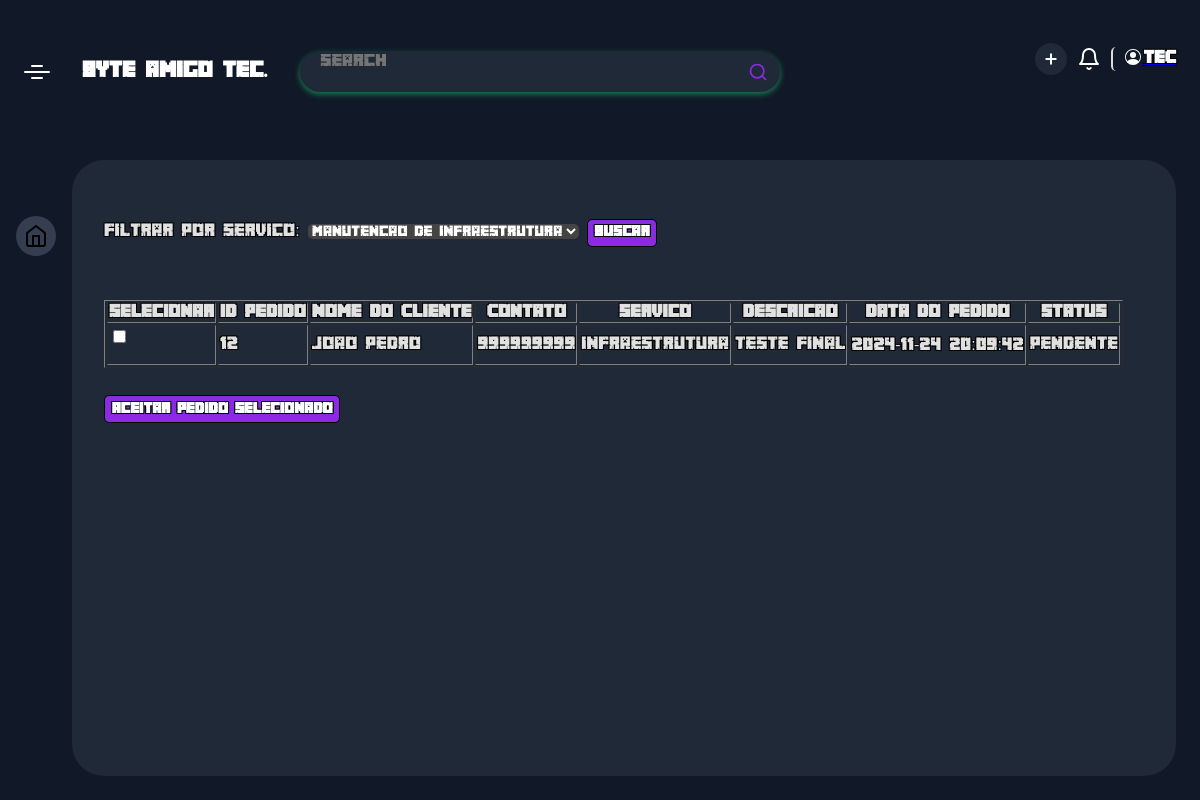
/tecnico.php?servico=infraestrutura, run on the app's committed database.
### tables this page shows
CREATE TABLE `pedidos` (
  `id` int(11) NOT NULL,
  `ID_usuario` int(11) DEFAULT NULL,
  `servico` varchar(50) NOT NULL,
  `descricao` text DEFAULT NULL,
  `data_pedido` timestamp NOT NULL DEFAULT current_timestamp(),
  `ID_tecnico` int(11) DEFAULT NULL,
  `Status` varchar(30) NOT NULL
);

CREATE TABLE `usuario` (
  `ID_usuario` int(255) NOT NULL,
  `Nome` varchar(255) DEFAULT NULL,
  `Email` varchar(255) NOT NULL,
  `telefone` int(11) DEFAULT NULL,
  `Administrator` bit(1) DEFAULT NULL,
  `senha` varchar(255) NOT NULL
);

### tecnico.php (the view, shortened to what this page needs)
<?php
include 'conectar.php';
$servicoFiltro = $_GET['servico'] ?? '';
$query = "
    SELECT
        pedidos.id,
        usuario.Nome,
        usuario.telefone,
        pedidos.status,
        pedidos.servico,
        pedidos.ID_usuario,
        pedidos.data_pedido,
        pedidos.descricao
    FROM
        pedidos
    INNER JOIN
        usuario ON pedidos.ID_usuario = usuario.ID_usuario
    WHERE 1=1
";
$params = [];
if (!empty($servicoFiltro)) {
    $query .= " AND pedidos.servico = ?";
    $params[] = $servicoFiltro;
}
$query .= " ORDER BY pedidos.data_pedido DESC";
$stmt = $pdo->prepare($query);
$stmt->execute($params);
$pedidos = $stmt->fetchAll();
?>
<!DOCTYPE html>
<html lang="en">
<head>
    <link rel="stylesheet" href="./css/dashboard.css">
    <link rel="stylesheet" href="./css/button.css">
</head>
<body>
    <div class="app-container">
        <div class="app-header">
        <div class="app-header-left">
        <span class="app-icon"></span>
        <p class="app-name">byte amigo tec.</p>
        <div class="search-wrapper">
        <input class="search-input" type="text" placeholder="Search">
        <svg xmlns="http://www.w3.org/2000/svg" width="20" height="20" fill="none" stroke="currentColor" stroke-linecap="round" stroke-linejoin="round" stroke-width="2" class="feather feather-search" viewBox="0 0 24 24">
        <defs></defs>
        <circle cx="11" cy="11" r="8"></circle>
        <path d="M21 21l-4.35-4.35"></path>
        </svg>
        </div>
        </div>
        <div class="app-header-right">
        <button class="add-btn" title="Add New Project">
        <svg class="btn-icon" xmlns="http://www.w3.org/2000/svg" width="16" height="16" viewBox="0 0 24 24" fill="none" stroke="currentColor" stroke-width="3" stroke-linecap="round" stroke-linejoin="round" class="feather feather-plus">
        <line x1="12" y1="5" x2="12" y2="19" />
        <line x1="5" y1="12" x2="19" y2="12" /></svg>
        </button>
        <button class="notification-btn">
        <svg xmlns="http://www.w3.org/2000/svg" width="24" height="24" viewBox="0 0 24 24" fill="none" stroke="currentColor" stroke-width="2" stroke-linecap="round" stroke-linejoin="round" class="feather feather-bell">
        <path d="M18 8A6 6 0 0 0 6 8c0 7-3 9-3 9h18s-3-2-3-9" />
        <path d="M13.73 21a2 2 0 0 1-3.46 0" /></svg>
        </button>
        <a href="editcar.php"><button   class="profile-btn">
        <span>TEC</span>
        </button></a>
        </div>
        </div>
        <div class="app-content">
        <div class="app-sidebar">
        <a href="" class="app-sidebar-link active">
        <svg xmlns="http://www.w3.org/2000/svg" width="24" height="24" viewBox="0 0 24 24" fill="none" stroke="currentColor" stroke-width="2" stroke-linecap="round" stroke-linejoin="round" class="feather feather-home">
        <path d="M3 9l9-7 9 7v11a2 2 0 0 1-2 2H5a2 2 0 0 1-2-2z" />
        <polyline points="9 22 9 12 15 12 15 22" /></svg>
        </a>
        </div>
        <div class="projects-section">
    <form method="GET" action="tecnico.php">
        <label for="servico">Filtrar por Servico:</label>
        <select class="" id="servico" name="servico">
            <option value="infraestrutura" <?php if ($servicoFiltro == 'infraestrutura') echo 'selected'; ?>>Manutencao de Infraestrutura</option>
        </select>
        <button type="submit">Buscar</button>
    </form>
    <form action="alterar_status.php" method="POST">
        <table border="1">
            <thead>
                <tr>
                    <th>Selecionar</th>
                    <th>ID Pedido</th>
                    <th>Nome do Cliente</th>
                    <th>Contato</th>
                    <th>Servico</th>
                    <th>Descricao</th>
                    <th>Data do Pedido</th>
                    <th>Status</th>
                </tr>
            </thead>
            <tbody>
                <?php foreach ($pedidos as $pedido): ?>
                <tr>
                    <td><input type="checkbox" name="pedidos_selecionados[]" value="<?php echo $pedido['id']; ?>"></td>
                    <td><?= htmlspecialchars($pedido['id']) ?></td>
                    <td><?= htmlspecialchars($pedido['Nome']) ?></td>
                    <td><?= htmlspecialchars($pedido['telefone']) ?></td>
                    <td><?= htmlspecialchars($pedido['servico']) ?></td>
                    <td><?= htmlspecialchars($pedido['descricao']) ?></td>
                    <td><?= htmlspecialchars($pedido['data_pedido']) ?></td>
                    <td><?= htmlspecialchars($pedido['status']) ?></td>
                </tr>
                <?php endforeach; ?>
            </tbody>
        </table>
         <button type="submit">Aceitar Pedido Selecionado</button>
    </form>
</body>
</html>

### css/dashboard.css (style rules this page uses)
* { box-sizing: border-box; font-family: 'minecraft'; }
:root { --app-container: #2600ff; --app-container: #111827; --main-color: #fff; --secondary-color: rgba(255, 255, 255, .8); --projects-section: #1f2937; --link-color: rgba(255, 255, 255, .8); --link-color-hover: rgba(195, 207, 244, 0.1); --link-color-active-bg: rgba(195, 207, 244, 0.2); --button-bg: #1f2937; --search-area-bg: #1f2937; --message-box-hover: #243244; --message-box-border: rgba(255, 255, 255, .1); --star: #ffd92c; --light-font: rgba(255, 255, 255, .8); --more-list-bg: #ffffff; --more-list-bg-hover: rgba(195, 207, 244, 0.1); --more-list-shadow: rgba(195, 207, 244, 0.1); --message-btn: rgba(195, 207, 244, 0.1); }
html, body { width: 100%; height: 100vh; margin: 0; }
body { font-family: 'minecraft', sans-serif; overflow: hidden; display: flex; justify-content: center; background-color: var(--app-container); }
button, a { cursor: pointer; }
.app-container { width: 100%; display: flex; flex-direction: column; height: 100%; background-color: var(--app-container); transition: 0.2s; max-width: 1800px; }
.app-container button, .app-container input, .app-container optgroup, .app-container select, .app-container textarea { font-family: 'minecraft', sans-serif; }
.app-content { display: flex; height: 100%; overflow: hidden; padding: 16px 24px 24px 0; }
.app-header { display: flex; justify-content: space-between; align-items: center; width: 100%; padding: 16px 24px; position: relative; }
.app-header-left, .app-header-right { display: flex; align-items: center; }
.app-header-left { flex-grow: 1; }
.app-header-right button { margin-left: 10px; }
.app-icon { width: 26px; height: 2px; border-radius: 4px; background-color: var(--main-color); position: relative; }
.app-icon:before, .app-icon:after { content: ''; position: absolute; width: 12px; height: 2px; border-radius: 4px; background-color: var(--main-color); left: 50%; transform: translatex(-50%); }
.app-icon:before { top: -6px; }
.app-icon:after { bottom: -6px; }
.app-name { color: var(--main-color); margin: 0; font-size: 20px; line-height: 24px; font-weight: 700; margin: 0 32px; }
.search-wrapper { border-radius: 20px; background-color: var(--search-area-bg); padding-right: 12px; height: 40px; display: flex; justify-content: space-between; align-items: center; width: 100%; max-width: 480px; color: blueviolet; box-shadow: 0 2px 6px 0 #198754; overflow: hidden; }
.search-input { border: none; flex: 1; outline: none; height: 100%; padding: 0 20px; font-size: 16px; background-color: var(--search-area-bg); color: var(--main-color); }
.search-input:placeholder { color: var(--main-color); opacity: 0.6; }
.add-btn { color: #fff; background-color: var(--button-bg); padding: 0; border: 0; border-radius: 50%; width: 32px; height: 32px; display: flex; align-items: center; justify-content: center; }
.notification-btn { color: var(--main-color); padding: 0; border: 0; background-color: transparent; height: 32px; display: flex; justify-content: center; align-items: center; }
.profile-btn { padding: 0; border: 0; background-color: transparent; display: flex; align-items: center; padding-left: 12px; border-left: 2px solid #ddd; }
.profile-btn span { color: var(--main-color); font-size: 16px; line-height: 24px; font-weight: 700; }
.app-sidebar { padding: 40px 16px; display: flex; flex-direction: column; align-items: center; }
.app-sidebar-link { color: var(--main-color); color: var(--link-color); margin: 16px 0; transition: 0.2s; border-radius: 50%; flex-shrink: 0; width: 40px; height: 40px; display: flex; justify-content: center; align-items: center; }
.app-sidebar-link.active { background-color: var(--link-color-active-bg); color: var(--link-color-active); }
.projects-section { flex: 2; background-color: var(--projects-section); border-radius: 32px; padding: 32px 32px 0 32px; overflow: hidden; height: 100%; display: flex; flex-direction: column; }

### data on the page
pedidos: id "12", ID_usuario.Nome "Joao Pedro", ID_usuario.telefone "999999999", servico "infraestrutura", descricao "Teste final", data_pedido "2024-11-24 20:09:42", Status "Pendente"
